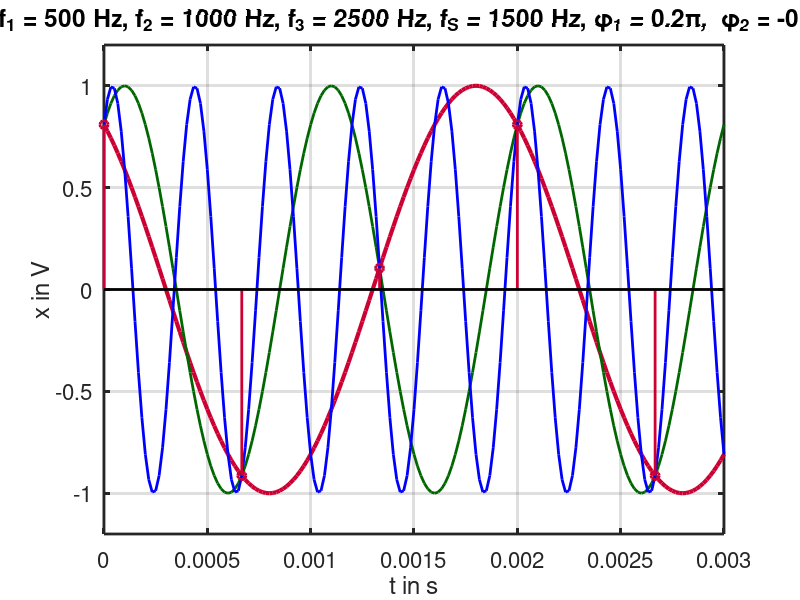

Write the MATLAB code that produced this figure.
%===============================================
% Kap7_sampled_sine.m
%
% Plotte mehrere Sinusfunktionen unterschiedlicher Frequenz und Phase,
% die alle die gleiche abgetastete Sequenz liefern
%
% ToDo: DFT, Phasenspektren
% 
% (c) 2010 Christian Münker - Files zur Vorlesung "Signal Processing"
%===============================================
set(0,'DefaultAxesColorOrder', [0.8 0 0.2; 0 1 0; 0 0 1], ...
      'DefaultAxesLineStyleOrder','-|--|:|-.');

set(0,'DefaultAxesUnits','normalized');      
set(0,'DefaultAxesFontSize',16);;
set(0,'defaultTextFontSize',14);
set(0,'defaultLineMarkerSize', 8);

set(0,'defaultaxeslinewidth',2);
set(0,'defaultlinelinewidth',2);
close all; % alle Plot-Fenster schließen
clear all; % alle Variablen aus Workspace löschen


%% Mehrere Sinusfunktionen in einem Plot; (Sub)sampling 
figure(1); % neue Grafik
f_1 = 500; f_2 = 1000; f_3 = 2500; phi_1 =pi/5;phi_2 =- pi/5; phi_3 =-pi/5;
Np = 1.5; % Plotte Np Perioden mit f_1:
t_min = 0; t_max = t_min + Np / f_1; 
% Erzeuge Vektor mit Np* N + 1 aequidistanten Zeitpunkten (Np Perioden von f_1)
N = 120; % Anzahl Datenpunkte pro Periode von f_1
t  = linspace(t_min, t_max, Np*N+1); 
%
OSR = 1.5;  % Oversampling Ratio in Bezug auf f_1
NS = floor(N / (2 * OSR)); % Abtastung alle NS Zeitpunkte
t_S =  t(1:NS:Np*N); % Vektor mit Sampling-Zeitpunkten
f_S = 2 * f_1 * OSR;
%t_P =  t(1 : NS/8 : 2*N); 
x1=cos(f_1*2*pi*t + phi_1);
x2=cos(f_2*2*pi*t + phi_2);
x3=cos(f_3*2*pi*t + phi_3);
plot(t,x1,'Linewidth',3);
hold on; % ermoegliche mehrere Plots in einer Grafik
plot(t,x2,'Color', [0 0.4 0]);
plot(t,x3,'Color','b');

x1_S=x1(1:NS:Np*N);
x2_S=x2(1:NS:Np*N);
x3_S=x3(1:NS:Np*N);

h1=stem(t_S,x1_S,'Linewidth',2); 
%h2=stem(t_S,x2_S,'Linewidth',2,'color','r');
%h3=stem(t_S,x3_S,'Linewidth',2,'color','black'); 
%h = stem(t,cos(t),'fill','--');
%set(get(h2,'BaseLine'),'LineStyle',':')
%set(h2,'MarkerFaceColor','r');

%x3_P = interpft(x3_S,length(x3_S)*8); % Fourier-Interpolation um den Faktor 8
%plot (t_P,x3_P,'color','r');

axis([t_min t_max -1.2 1.2]);
grid on;
title_string='';
%title_string=sprintf('Abtastung: f_1 = %d Hz, f_2 = %d Hz, f_3 = %d Hz, f_S = %g Hz, ...
% \\phi_1 = %g\\pi,  \\phi_2 = %g\\pi, \\phi_3 = %g\\pi', f_1,f_2,f_3,f_S,phi_1 / pi, phi_2 / pi, phi_3 / pi);
 
title_string1=sprintf('Abtastung: f_1 = %d Hz, f_2 = %d Hz, f_3 = %d Hz, f_S = %g Hz, \\phi_1 = %g\\pi,  \\phi_2 = %g\\pi, \\phi_3 = %g\\pi', f_1,f_2,f_3,f_S,phi_1 / pi, phi_2 / pi, phi_3 / pi); 
title(title_string1);%, '...', 'Fontsize', 16);
xlabel('t in s');
ylabel('x in V');
hold off;
